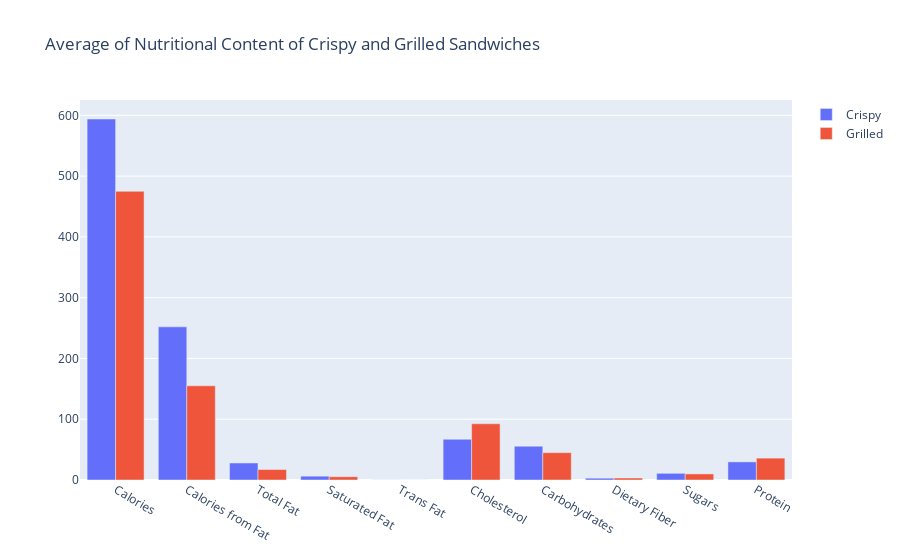

Notebook code cell kept with this figure:
### Code cell
import plotly.graph_objects as go

nutritions = ['Calories', 'Calories from Fat', 'Total Fat', 'Saturated Fat', 'Trans Fat', 'Cholesterol','Carbohydrates', 'Dietary Fiber', 'Sugars', 'Protein',]

fig = go.Figure(data=[
    go.Bar(name='Crispy', x=nutritions, y=df_grilled_crispy_sandwich_group.loc['Crispy',nutritions].tolist()),
    go.Bar(name='Grilled', x=nutritions, y=df_grilled_crispy_sandwich_group.loc['Grilled',nutritions].tolist()),
])

fig.update_layout(title="Average of Nutritional Content of Crispy and Grilled Sandwiches", barmode='group')
fig.show()

### Figure 1 — Plotly figure (JSON) as saved in the notebook; plotly's stock layout.template omitted (floating-point values rounded to 4 significant figures)
{"data": [{"name": "Crispy", "type": "bar", "x": ["Calories", "Calories from Fat", "Total Fat", "Saturated Fat", "Trans Fat", "Cholesterol", "Carbohydrates", "Dietary Fiber", "Sugars", "Protein"], "y": [594, 252, 28, 6.3, 0.1, 67, 55.6, 3, 11, 29.8]}, {"name": "Grilled", "type": "bar", "x": ["Calories", "Calories from Fat", "Total Fat", "Saturated Fat", "Trans Fat", "Cholesterol", "Carbohydrates", "Dietary Fiber", "Sugars", "Protein"], "y": [475, 155, 17.25, 5.375, 0, 92.5, 45, 3.25, 10, 36]}], "layout": {"barmode": "group", "title": {"text": "Average of Nutritional Content of Crispy and Grilled Sandwiches"}}}
